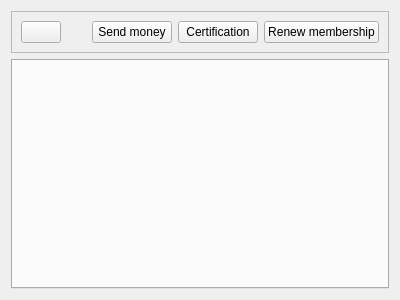
<?xml version="1.0" encoding="UTF-8"?>
<ui version="4.0">
 <class>CommunityWidget</class>
 <widget class="QWidget" name="CommunityWidget">
  <property name="geometry">
   <rect>
    <x>0</x>
    <y>0</y>
    <width>400</width>
    <height>300</height>
   </rect>
  </property>
  <property name="windowTitle">
   <string>Form</string>
  </property>
  <layout class="QVBoxLayout" name="verticalLayout">
   <item>
    <widget class="QFrame" name="frame">
     <property name="frameShape">
      <enum>QFrame::StyledPanel</enum>
     </property>
     <property name="frameShadow">
      <enum>QFrame::Raised</enum>
     </property>
     <layout class="QHBoxLayout" name="horizontalLayout">
      <item>
       <widget class="QPushButton" name="button_home">
        <property name="sizePolicy">
         <sizepolicy hsizetype="Fixed" vsizetype="Fixed">
          <horstretch>0</horstretch>
          <verstretch>0</verstretch>
         </sizepolicy>
        </property>
        <property name="text">
         <string/>
        </property>
        <property name="icon">
         <iconset>
          <normaloff>../icons/iconmonstr-home-icon.svg</normaloff>../icons/iconmonstr-home-icon.svg</iconset>
        </property>
       </widget>
      </item>
      <item>
       <widget class="QLabel" name="label_currency">
        <property name="text">
         <string/>
        </property>
       </widget>
      </item>
      <item>
       <widget class="QPushButton" name="button_send_money">
        <property name="text">
         <string>Send money</string>
        </property>
       </widget>
      </item>
      <item>
       <widget class="QPushButton" name="button_certification">
        <property name="text">
         <string>Certification</string>
        </property>
       </widget>
      </item>
      <item>
       <widget class="QPushButton" name="button_membership">
        <property name="text">
         <string>Renew membership</string>
        </property>
       </widget>
      </item>
     </layout>
    </widget>
   </item>
   <item>
    <widget class="QTabWidget" name="tabs"/>
   </item>
  </layout>
 </widget>
 <resources/>
 <connections/>
</ui>
